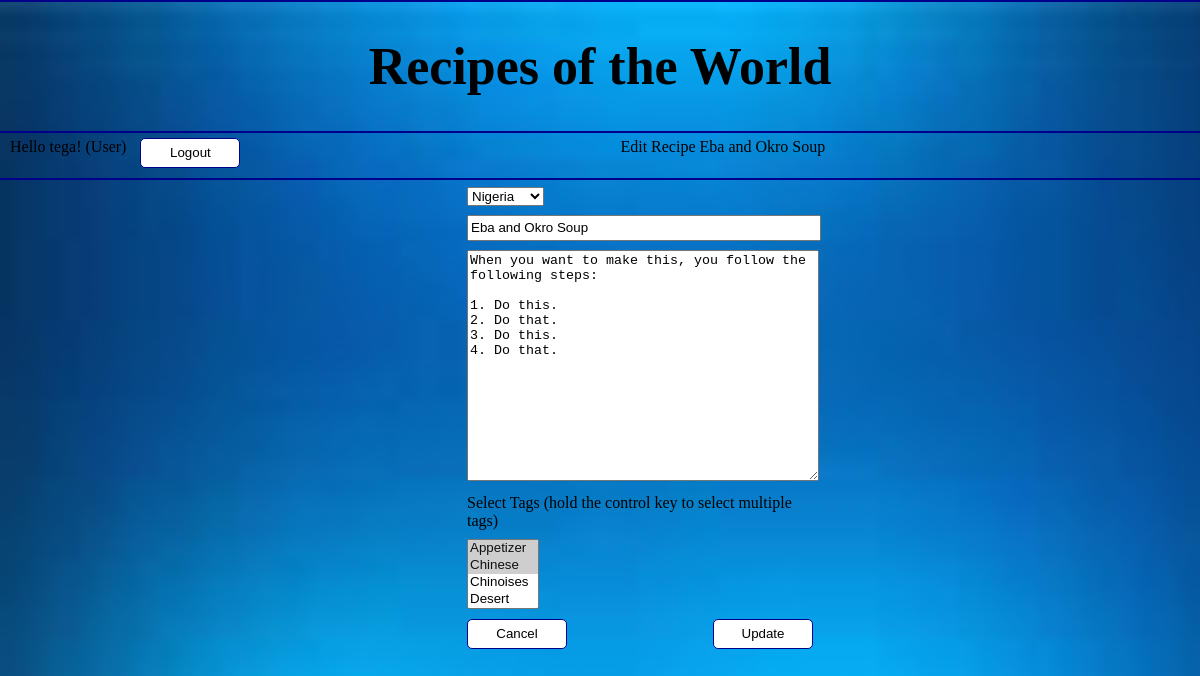
/edit_recipe.php?recipe_id=141889821 (signed in), run on the app's committed database.
### tables this page shows
CREATE TABLE `recipes` (
  `id` int(11) NOT NULL AUTO_INCREMENT,
  `name` varchar(250) NOT NULL,
  `description` varchar(10000) NOT NULL,
  `country` varchar(250) NOT NULL,
  `userID` int(11) NOT NULL,
  `date_added` timestamp NULL DEFAULT NULL,
  `photo` varchar(200) DEFAULT NULL,
  PRIMARY KEY (`id`),
  KEY `FK_recipes_userID` (`userID`),
  CONSTRAINT `FK_recipes_userID` FOREIGN KEY (`userID`) REFERENCES `users` (`id`)
);

### classes/DBConnection.php (called while the page is built, shortened)
<?php
class DBConnection
{
    public function getDBConnection()
    {
        $db_host = '127.0.0.1';
        $db_login = 'root';
        $db_password = '';
        $db_name = 'recipe_db';
        $mysqli = new mysqli($db_host,$db_login,$db_password,$db_name);
        if ($mysqli->connect_errno) {
            die("There was an error connecting to the database");
        } else {
            return $mysqli;
        }
    }
    public function getSingleResultSet($sql)
    {
        $mysqli = $this->getDBConnection();
        $result = $mysqli->query($sql);
        return $result->fetch_assoc();
    }
    public function getMultipleResultSet($sql)
    {
        $resultSet = [];
        $mysqli = $this->getDBConnection();
        $result = $mysqli->query($sql);
        if (!empty($result) && $result->num_rows != 0) {
            while ($row = $result->fetch_assoc()) {
                $resultSet[] = $row;
            }
        }
        return $resultSet;
    }
}

### classes/Recipe.php (called while the page is built, shortened)
<?php
require_once 'DBConnection.php';
class Recipe
{
    public function getRecipeAndTags($recipeId)
    {
        $sql = "SELECT
                    r.id AS recipe_id,
                    r.name AS recipe_name,
                    r.description,
                    r.country,
                    t.description AS tag_name,
                    t.id AS tag_id
                FROM
                    recipes r
                        LEFT JOIN
                    recipetags rt ON (r.id = rt.recipeID)
                        LEFT JOIN
                    tags t ON (t.id = rt.tagID)
                WHERE
                    r.id = $recipeId
                ";
        $dbConnection = new DBConnection();
        return $dbConnection->getMultipleResultSet($sql);
    }
    public function getRecipeOnly($recipeId)
    {
        $sql = "SELECT * FROM recipes WHERE id = $recipeId";
        $dbConnection = new DBConnection();
        return $dbConnection->getSingleResultSet($sql);
    }
}

### classes/Category.php (called while the page is built, shortened)
<?php
require_once 'DBConnection.php';
class Category
{
    public function getAllCategories()
    {
        $db = new DBConnection();
        return $db->getMultipleResultSet(
            "SELECT tags.*,users.username
             FROM tags
             LEFT JOIN users ON (users.id = tags.userID)
             ORDER BY description");
    }
}

### _country.php (called while the page is built)
<?php
return [
    'China' => 'China',
    'France' => 'France',
    'Germany' => 'Germany',
    'Ghana' => 'Ghana',
    'India' => 'India',
    'Nepal' => 'Nepal',
    'Nigeria' => 'Nigeria',
    'USA' => 'USA'
];

### edit_recipe.php (the view, shortened to what this page needs)
<?php
require_once 'classes/Recipe.php';
require_once 'classes/Category.php';
$util = new Util();
$util->validateUser();
$category = new Category();
$categories = $category->getAllCategories();
$recipe = new Recipe();
$recipeDetails = [];
if (isset($_GET['recipe_id'])) {
    $recipeId = $util->decryptPK($_GET['recipe_id']);
    $recipeDetails = $recipe->getRecipeOnly($recipeId);
    if (!empty($recipeDetails)) {
        $recipeAndTags = $recipe->getRecipeAndTags($recipeId);
        $tags = array_column($recipeAndTags, 'tag_id');
    } else {
        $_SESSION['error_message'] = "The page you are looking for does not exist!";
        header("Location:index.php");
    }
}
?>
<!DOCTYPE html>
<html>
    <head>
        <?php include_once('meta.php'); ?>
    </head>
    <body>
    <?php include_once('header.php'); ?>
        <section id="section1">
            <?php include_once('_logout.php'); ?>
            <div class="label" id="add-recipe-label">Edit Recipe <?php echo $recipeDetails['name']; ?></div>
        </section>
        <section id="section4">
            <?php include_once('_tag_pop_up.php'); ?>
            <form method="post" action="" id="add-recipe-form">
                <table width="30%" cellpadding="2" cellspacing="5" border="0">
                    <tr>
                        <td colspan="2">
                            <select name="country" id="country" required <?php if ($_SESSION['admin'] == 1) { echo "readonly";} ?>>
                                <?php
                                    $countries = require_once('_country.php');
                                    foreach  ($countries as $key => $value) {
                                        ?>
                                    <option value="<?php echo $key;?>" <?php if (isset($recipeDetails['country']) && $key == $recipeDetails['country']) { echo "selected";} ?>>
                                        <?php echo $value; ?>
                                    </option>
                                        <?php
                                    }
                                ?>
                            </select>
                        </td>
                    </tr>
                    <tr>
                        <td colspan="2">
                            <input type="text" name="name" id="name" placeholder="Name" value="<?php if( isset($recipeDetails['name'])) { echo $recipeDetails['name'];} ?>" required>
                        </td>
                    </tr>
                    <tr>
                        <td colspan="2">
                            <textarea required name="description" id="description" placeholder="Description" rows="15" cols="50"><?php if( isset($recipeDetails['description'])) { echo $recipeDetails['description'];} ?></textarea>
                        </td>
                    </tr>
                    <tr>
                        <td colspan="2">Select Tags (hold the control key to select multiple tags)</td>
                    </tr>
                    <tr>
                        <td colspan="2">
                            <select multiple name="tags[]" id="tags">
                                <?php
                                    foreach ($categories as $cat) {
                                        ?>
                                <option value="<?php echo $cat['id']; ?>" <?php if (isset($tags) && in_array($cat['id'], $tags)) { echo "selected";} ?>>
                                    <?php echo $cat['description']; ?>
                                </option>
                                        <?php
                                    }
                                ?>
                            </select>
                        </td>
                    </tr>
                    <tr>
                        <td>
                            <?php if ($_SESSION['admin'] == 1) {
                                ?>
                            <?php
                            } else {
                                ?>
                            <button type="reset">Cancel</button></td>
                            <?php
                            }?>
                        <td align="right"><button type="submit" name="Edit">Update</button></td>
                    </tr>
                    <tr>
                        <td colspan="2"><input type="hidden" name="recipe_id" value="<?php if (isset($recipeId)) { echo $recipeId; } ?>"></td>
                    </tr>
                </table>
            </form>
        </section>
    </body>
</html>

### style.css (style rules this page uses)
body { background-image: url("bg.jpg"); font-family: "Trebuchet MS"; width: 100%; margin: 0; }
section { min-height: 40px; }
#section1 { padding-top: 5px; padding-left: 10px; border-bottom: 2px solid darkblue; }
#section1 #add-recipe-label { display: inline-block; vertical-align: top; }
input[type=text], input[type=password] { width: 150px; height: 30px; }
button { min-width: 100px; height: 30px; border: 1px solid darkblue; border-radius: 5px; background-color: white; }
#add-recipe-form input[type=text],textarea { width: 100%; }
#add-recipe-form input[type=text] { height: 20px; }

### data on the page
recipes: name "Eba and Okro Soup", country "Nigeria", description "When you want to make this, you follow the following steps: 1. Do this. 2. Do that. 3. Do this. 4. Do that."

### other printed values
$_SESSION['username'] "tega"
$userType "User"
form field value "Appetizer ☑ / Chinese ☑ / Chinoises / Desert"
